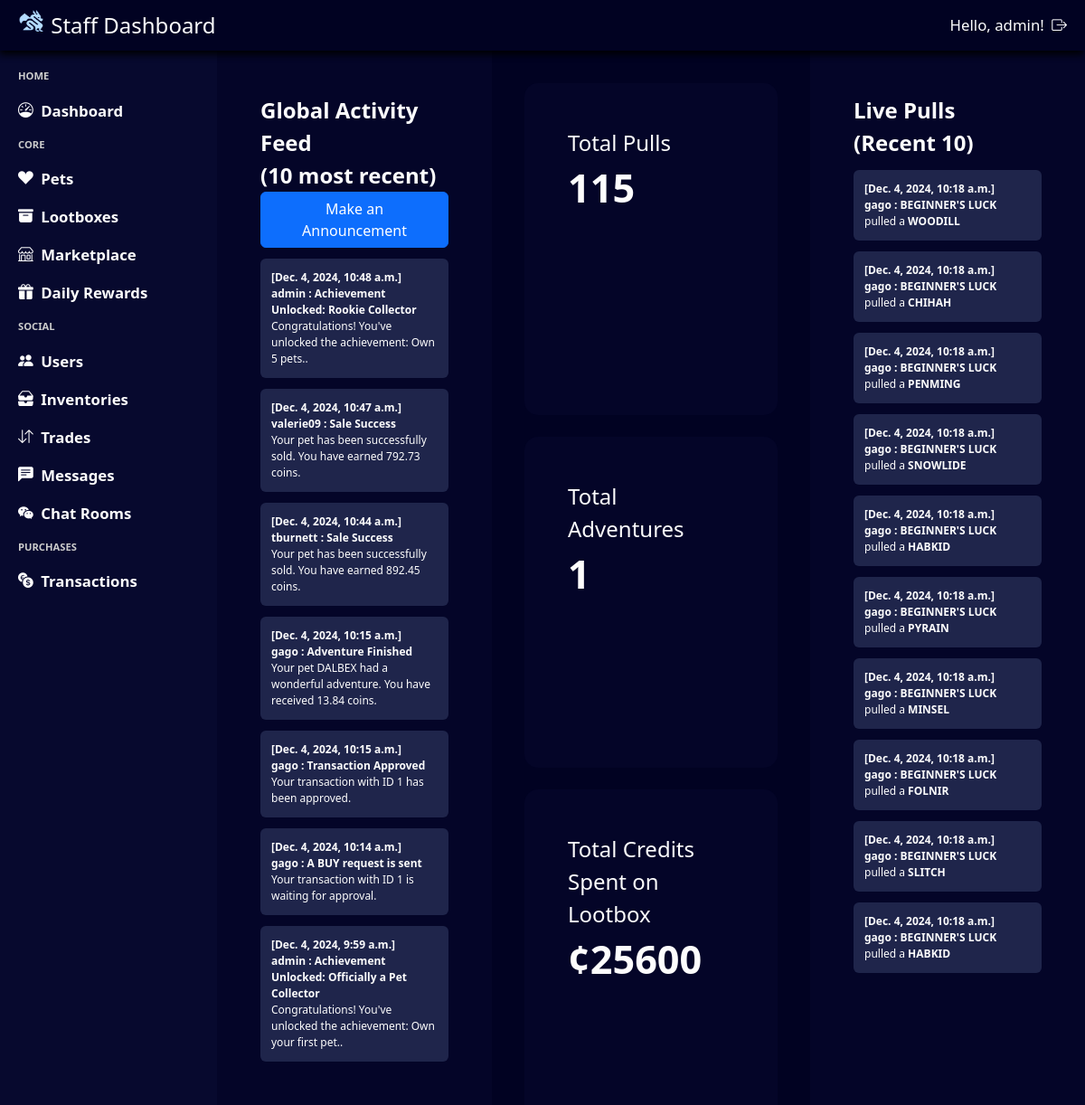
Screenshot of /staff/dashboard/ (signed in) with the database file from the repository.
### notification/models.py (models this page shows)
class Notification(models.Model):
    class Status(models.TextChoices):
        unread = "Unread"
        read = "Read"
    user = models.ForeignKey(User, on_delete=models.CASCADE)
    notif_status = models.TextField(choices=Status.choices, default=Status.unread)
    title = models.CharField(max_length=255)
    text = models.TextField()
    created_at = models.DateTimeField(default=timezone.now)
    claim_coins = models.IntegerField(default=0)
    link = models.URLField(max_length=255, blank=True, null=True)

### admin_system/views.py (the view)
# urls.py: path('dashboard/', views.dashboard_view, name='staff_dashboard'),
@login_required(login_url='admin_login')
@user_passes_test(login_url='admin_login', test_func=is_staff)
def dashboard_view(request):
    total_pulls = Pull.objects.count()
    total_adventures = Adventure.objects.count()
    total_money_spent_lootbox = Pull.objects.aggregate(total_cost=Sum('lootbox_id__rate_cost'))['total_cost'] or 0
    total_money_spent_marketplace = Purchase.objects.filter(sale__is_active=False).aggregate(total_cost=Sum('sale__cost'))['total_cost'] or 0
    total_money_spent_transactions = Transaction.objects.filter(status='SUCCESS', transaction_type='BUY').aggregate(total_cost=Sum('total_changes'))['total_cost'] or 0
    total_sales_transactions = Transaction.objects.filter(status='SUCCESS', transaction_type='BUY').count()
    total_users = User.objects.count()
    notifications_list = Notification.objects.all().order_by('-created_at')
    pull_pets = PullPet.objects.select_related('pull_id').order_by('-pull_id__date_created')[:10]
    pull_pets_data = pull_pets.values('pull_id__user_id__username' , "pet_id__pet_species", 'pull_id', 'pull_id__lootbox_id__lootbox_name','pet_id', 'pull_id__date_created')
    print(pull_pets_data)
    context = {
        'notifications_list' : notifications_list[0:10],
        'total_pulls': total_pulls,
        'total_adventures': total_adventures,
        'total_money_spent_lootbox': total_money_spent_lootbox,
        'total_money_spent_marketplace': total_money_spent_marketplace,
        'total_money_spent_transactions': total_money_spent_transactions,
        'total_sales_transactions': total_sales_transactions,
        'total_users': total_users,
        'pulls_list' : pull_pets_data
    }
    return render(request, 'staff_dashboard.html', context)

### admin_system/views.py (called while the page is built)
def is_staff(user):
    return user.is_staff

### base_template/context_processor.py (called while the page is built)
def profile_context(request):
    if request.user.is_authenticated:
        try:
            profile = Profile.objects.get(user = request.user)
            return {'navbar_profile': profile}
        except Profile.DoesNotExist:
            return {'navbar_profile': None}
    return {'navbar_profile': None}

### notification/context_processor.py (called while the page is built)
def notification_context(request):
    if request.user.is_authenticated:
        notifications = Notification.objects.filter(user=request.user, notif_status=Notification.Status.unread).count()
        return {'notifications': notifications}
    return {'notifications': 0}

### admin_system/templates/staff_dashboard.html (shortened to what this page needs)
{% extends "staff_template.html" %}
{% load static %}
{% block css %}
    <link rel="stylesheet" href="{% static 'staff_dashboard.css' %}"/>
{% endblock %}
{% block content %}
<div class="staff-dashboard-container">
    <div class="staff-dashboard-activity">
        Global Activity Feed <br>
        (10 most recent)
        <button class="btn btn-primary" data-toggle="modal" data-target="#announcementModal">Make an Announcement</button>
        <div class = "staff-dashboard-activity-container">
        {% for notification in notifications_list %}
            <div class = "staff-dashboard-activity-item">
                <div class="staff-dashboard-activity-item-date">
                    [{{ notification.created_at }}]
                </div>
                <div class="staff-dashboard-activity-item-title">
                    {{ notification.user.username}} :  {{ notification.title }}
                </div>
                <div class="staff-dashboard-activity-item-text">
                    {{ notification.text }}
                </div>
            </div>
        {% endfor %}
        </div>
    </div>
    <div class="staff-dashboard-statistics">
        <div class="staff-dashboard-statistics-item">
            <div class="staff-dashboard-statistics-item-title">
                Total Pulls
            </div>
            <div class="staff-dashboard-statistics-item-value">
                {{ total_pulls }}
            </div>
        </div>
        <div class="staff-dashboard-statistics-item">
            <div class="staff-dashboard-statistics-item-title">
                Total Adventures
            </div>
            <div class="staff-dashboard-statistics-item-value">
                {{ total_adventures }}
            </div>
        </div>
        <div class="staff-dashboard-statistics-item">
            <div class="staff-dashboard-statistics-item-title">
                Total Credits Spent on Lootbox
            </div>
            <div class="staff-dashboard-statistics-item-value">
                ¢{{ total_money_spent_lootbox }}
            </div>
        </div>
    </div>
    <div class="staff-dashboard-pulls">
        Live Pulls (Recent 10)
        <div class = "staff-dashboard-pulls-container">
        {% for pull in pulls_list %}
            <div class = "staff-dashboard-pulls-item">
                <div class="staff-dashboard-pulls-item-date">
                    [{{ pull.pull_id__date_created }}]
                </div>
                <div class="staff-dashboard-pulls-item-title">
                    {{ pull.pull_id__user_id__username }} : {{ pull.pull_id__lootbox_id__lootbox_name }}
                </div>
                <div class="staff-dashboard-pulls-item-text">
                    pulled a <strong> {{ pull.pet_id__pet_species }} </strong>
                </div>
            </div>
        {% endfor %}
    </div>
</div>
{% endblock %}

### admin_system/templates/staff_template.html (shortened to what this page needs)
{% load static %}
<html>
    <head>
        <link rel="stylesheet" type="text/css" href="{% static 'staff_template.css' %}">
        <link rel="stylesheet" href="https://cdn.jsdelivr.net/npm/bootstrap@5.3.3/dist/css/bootstrap.min.css">
        <link rel="stylesheet" href="https://cdn.jsdelivr.net/npm/bootstrap-icons@1.11.3/font/bootstrap-icons.min.css">
        {% block css %}{% endblock %}
    </head>
    <body>
        <div class = "staff-template-container">
            <div class = "staff-template-navbar">
                <div class = "staff-template-navbar-title">
                    <img src="{% static 'logo-light.png' %}" alt="Logo" width="30" height="24" class="d-inline-block align-text-top">
                    Staff Dashboard
                </div>
                <div class = "staff-template-navbar-auth">
                    Hello, {{ user.username }}!
                    <a class = "staff-template-navbar-auth-item" href="{% url "staff_logout" %}">
                        <i class="bi bi-box-arrow-right"></i>
                    </a>
                </div>
            </div>
            <div class = "staff-template-left">
                HOME
                <a class = "staff-template-left-item" href="{% url 'staff_dashboard' %}">
                    <i class="bi bi-speedometer"></i>Dashboard
                </a>
                CORE
                <a class = "staff-template-left-item" href="{% url 'staff_pets' %}">
                    <i class="bi bi-suit-heart-fill"></i>Pets
                </a>
                <a class = "staff-template-left-item"  href="{% url 'staff_lootboxes' %}">
                    <i class="bi bi-archive-fill"></i>Lootboxes
                </a>
                <a class = "staff-template-left-item"  href="{% url 'staff_marketplace' %}">
                    <i class="bi bi-shop"></i>Marketplace
                </a>
                <a class = "staff-template-left-item"  href="{% url 'query_staff_rewards' %}">
                    <i class="bi bi-gift-fill"></i>Daily Rewards
                </a>
                SOCIAL
                <a class = "staff-template-left-item" href="{% url 'staff_users' %}">
                    <i class="bi bi-people-fill"></i>Users
                </a>
                <a class = "staff-template-left-item" href="{% url 'query_inventory' %}">
                    <i class="bi bi-inboxes-fill"></i>Inventories
                </a>
                <a class = "staff-template-left-item" href="{% url 'query_trades' %}">
                    <i class="bi bi-arrow-down-up"></i>Trades
                </a>
                <a class = "staff-template-left-item" href="{% url 'query_chats' %}">
                    <i class="bi bi-chat-left-text-fill"></i>Messages
                </a>
                <a class = "staff-template-left-item" href="{% url 'query_chat_rooms' %}">
                    <i class="bi bi-wechat"></i>Chat Rooms
                </a>
                PURCHASES
                <a class = "staff-template-left-item" href="{% url 'staff_transactions' %}">
                    <i class="bi bi-currency-exchange"></i>Transactions
                </a>
            </div>
            <div class = "staff-template-content">
                {% block content %}
                {% endblock %}
            </div>
        </div>
    </body>
</html>

### base_template/static/staff_template.css (style rules this page uses)
* { box-sizing: border-box; color: #fdfdfd; }
html, body { height: 100%; margin: 0; overflow: hidden; }
.staff-template-container { background-color: #010222; height: 100dvh; width: 100dvw; display: grid; grid-template-columns: 0.25fr 1fr; grid-template-rows: 56px 1fr; grid-template-areas: "navbar navbar" "sidebar main-content"; }
.staff-template-container { grid-area: main-content; width: 100%; height: 100%; overflow-y: auto; }
.staff-template-navbar { grid-area: navbar; background-color: #010222; display: flex; align-items: center; justify-content: space-between; padding: 0 20px; font-size: 1.5em; font-weight: 500; gap: 0.5em; filter: drop-shadow(-1px 4px 4px #000000); }
.staff-template-navbar-auth { display: flex; gap: 0.5em; align-items: center; font-size: 0.7em; font-weight: medium; }
.staff-template-left { grid-area: sidebar; background-color: #07092E; display: flex; flex-direction: column; align-items: left; padding: 20px; gap: 1.5em; color: #CCCCCC; font-size: 0.7em; font-weight: 600; }
.staff-template-left-item { display: flex; gap: 0.5em; align-items: center; font-size: 1.5em; }
a { color: #fdfdfd !important; text-decoration: none !important; }

### base_template/static/staff_dashboard.css (style rules this page uses)
.staff-dashboard-container { width: 100%; height: 100%; display: grid; grid-template-columns: 1fr 1fr 1fr; gap: 1em; font-size: 1.5em; font-weight: bold; overflow: hidden; }
.staff-dashboard-activity { background-color: #040528; padding: 2em; }
.staff-dashboard-statistics { margin: 0.5em; height: calc(100dvh - 56px); overflow-y: auto; }
.staff-dashboard-statistics-item { background-color: #040528; width: 100%; height: 30dvh; border-radius: 15px; padding: 2em; margin-top: 1em; }
.staff-dashboard-statistics-item-title { font-size: 1em; font-weight: lighter; }
.staff-dashboard-statistics-item-value { font-size: 1.8em; font-weight: bold; }
.staff-dashboard-activity-item { width: 100%; height: fit; border-radius: 0.5em; padding: 1em; margin-top: 1em; font-size: 0.5em; background-color: #1F254B; }
.staff-dashboard-activity-item-title { font-size: 1em; font-weight: bold; }
.staff-dashboard-activity-item-text { font-size: 1em; font-weight: lighter; }
.staff-dashboard-activity-container { width: 100%; height: 100%; overflow-y: scroll; }
.staff-dashboard-pulls-item { width: 100%; height: fit; border-radius: 0.5em; padding: 1em; margin-top: 1em; font-size: 0.5em; background-color: #1F254B; }
.staff-dashboard-pulls-item-title { font-size: 1em; font-weight: bold; }
.staff-dashboard-pulls-item-text { font-size: 1em; font-weight: lighter; }
.staff-dashboard-pulls-container { width: 100%; height: 100%; overflow-y: scroll; }
.staff-dashboard-pulls { background-color: #040528; padding: 2em; }

### rows the page displays
Notification: created_at "Dec. 4, 2024, 10:48 a.m.", user.username "admin", title "Achievement Unlocked: Rookie Collector", text "Congratulations! You've unlocked the achievement: Own 5 pets.."
Notification: created_at "Dec. 4, 2024, 10:47 a.m.", user.username "valerie09", title "Sale Success", text "Your pet has been successfully sold. You have earned 792.73 coins."
Notification: created_at "Dec. 4, 2024, 10:44 a.m.", user.username "tburnett", title "Sale Success", text "Your pet has been successfully sold. You have earned 892.45 coins."
Notification: created_at "Dec. 4, 2024, 10:15 a.m.", user.username "gago", title "Adventure Finished", text "Your pet DALBEX had a wonderful adventure. You have received 13.84 coins."
Notification: created_at "Dec. 4, 2024, 10:15 a.m.", user.username "gago", title "Transaction Approved", text "Your transaction with ID 1 has been approved."
Notification: created_at "Dec. 4, 2024, 10:14 a.m.", user.username "gago", title "A BUY request is sent", text "Your transaction with ID 1 is waiting for approval."
Notification: created_at "Dec. 4, 2024, 9:59 a.m.", user.username "admin", title "Achievement Unlocked: Officially a Pet Collector", text "Congratulations! You've unlocked the achievement: Own your first pet.."

### other values shown
{{ user.username }} "admin"
{{ total_pulls }} "115"
{{ total_adventures }} "1"
{{ total_money_spent_lootbox }} "25600"
{{ pull.pull_id__date_created }} "Dec. 4, 2024, 10:18 a.m." "Dec. 4, 2024, 10:18 a.m." "Dec. 4, 2024, 10:18 a.m." "Dec. 4, 2024, 10:18 a.m." "Dec. 4, 2024, 10:18 a.m." "Dec. 4, 2024, 10:18 a.m." "Dec. 4, 2024, 10:18 a.m." "Dec. 4, 2024, 10:18 a.m." "Dec. 4, 2024, 10:18 a.m." "Dec. 4, 2024, 10:18 a.m."
{{ pull.pull_id__user_id__username }} "gago" "gago" "gago" "gago" "gago" "gago" "gago" "gago" "gago" "gago"
{{ pull.pull_id__lootbox_id__lootbox_name }} "BEGINNER'S LUCK" "BEGINNER'S LUCK" "BEGINNER'S LUCK" "BEGINNER'S LUCK" "BEGINNER'S LUCK" "BEGINNER'S LUCK" "BEGINNER'S LUCK" "BEGINNER'S LUCK" "BEGINNER'S LUCK" "BEGINNER'S LUCK"
{{ pull.pet_id__pet_species }} "WOODILL" "CHIHAH" "PENMING" "SNOWLIDE" "HABKID" "PYRAIN" "MINSEL" "FOLNIR" "SLITCH" "HABKID"
